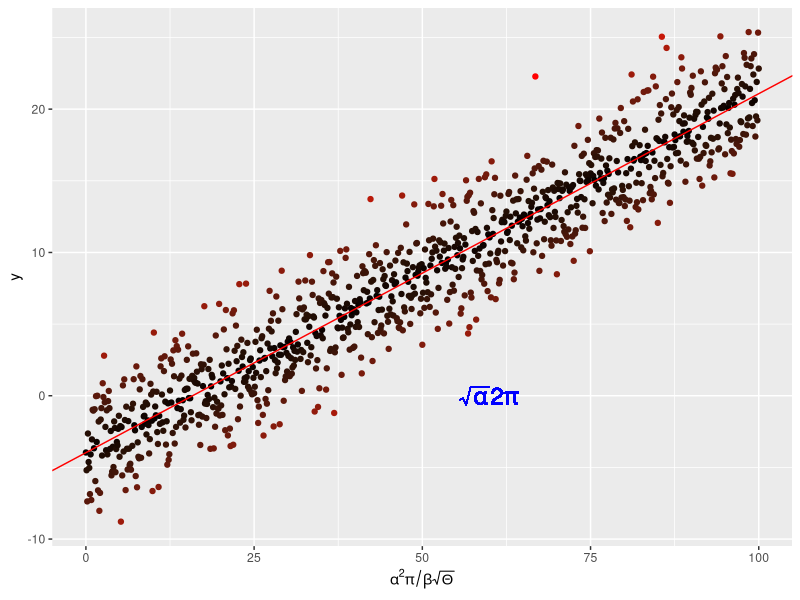

The R script that drew this image:
# Author: Yewshen Lim (y.lim20@imperial.ac.uk)
# Script: plotLin.R
# Created: Nov 2020
#
# This script demonstrates mathematical annotation on an axis and in the plot
# area, and saves the resulting figure to the results directory

require(ggplot2)

x <- seq(0, 100, by = 0.1)
y <- -4. + 0.25 * x +
  rnorm(length(x), mean = 0., sd = 2.5)

# and put them in a dataframe
my_data <- data.frame(x = x, y = y)

# perform a linear regression
my_lm <- summary(lm(y ~ x, data = my_data))

# plot the data
p <-  ggplot(my_data, aes(x = x, y = y,
                          colour = abs(my_lm$residual))
) +
  geom_point() +
  scale_colour_gradient(low = "black", high = "red") +
  theme(legend.position = "none") +
  scale_x_continuous(
    expression(alpha^2 * pi / beta * sqrt(Theta)))

# add the regression line
p <- p + geom_abline(
  intercept = my_lm$coefficients[1][1],
  slope = my_lm$coefficients[2][1],
  colour = "red")
# throw some math on the plot
p <- p + geom_text(aes(x = 60, y = 0,
                       label = "sqrt(alpha) * 2* pi"), 
                   parse = TRUE, size = 6, 
                   colour = "blue")

pdf("../Results/plotLin.pdf")
p
dev.off()